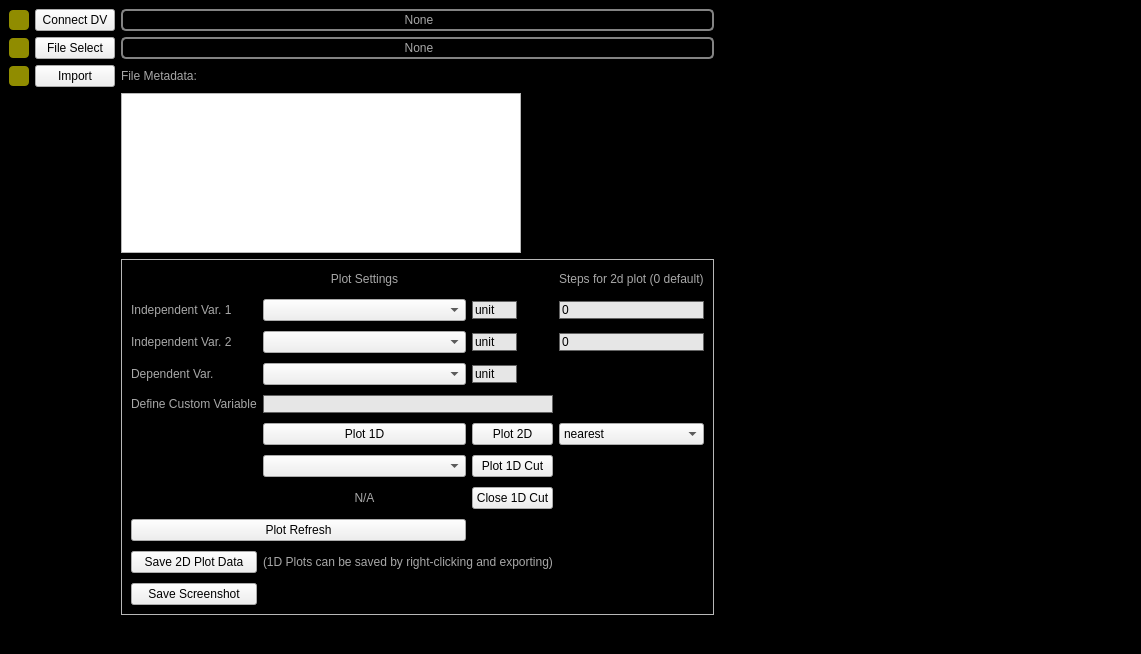
<?xml version="1.0" encoding="UTF-8"?>
<ui version="4.0">
 <class>MainWindow</class>
 <widget class="QMainWindow" name="MainWindow">
  <property name="geometry">
   <rect>
    <x>0</x>
    <y>0</y>
    <width>1141</width>
    <height>650</height>
   </rect>
  </property>
  <property name="sizePolicy">
   <sizepolicy hsizetype="Preferred" vsizetype="Preferred">
    <horstretch>0</horstretch>
    <verstretch>0</verstretch>
   </sizepolicy>
  </property>
  <property name="minimumSize">
   <size>
    <width>0</width>
    <height>0</height>
   </size>
  </property>
  <property name="maximumSize">
   <size>
    <width>16777215</width>
    <height>16777215</height>
   </size>
  </property>
  <property name="windowTitle">
   <string>Data Vault Plotter</string>
  </property>
  <property name="windowIcon">
   <iconset resource="../Resources/DEMONSResources.qrc">
    <normaloff>:/Pictures/Pictures/DemonLogo.png</normaloff>:/Pictures/Pictures/DemonLogo.png</iconset>
  </property>
  <widget class="QWidget" name="centralwidget">
   <property name="sizePolicy">
    <sizepolicy hsizetype="Fixed" vsizetype="Fixed">
     <horstretch>0</horstretch>
     <verstretch>0</verstretch>
    </sizepolicy>
   </property>
   <property name="styleSheet">
    <string notr="true">#centralwidget{
background-color: rgb(0, 0, 0);
}

QLabel{
color:rgb(168,168,168)
}

QLineEdit{
border: 1px solid rgb(100,100,100);
background-color:rgb(230,230,230);
}


</string>
   </property>
   <layout class="QGridLayout" name="gridLayout_3" rowstretch="0,0,0,0,0,0,0,0,0,0" columnstretch="0,0,0,0,0,0,0">
    <item row="1" column="4">
     <widget class="QLabel" name="label_DVFile">
      <property name="styleSheet">
       <string notr="true">color: rgb(168,168,168);
background-color:rgb(0,0,0);
border: 2px solid  rgb(131,131,131);
border-radius: 5px</string>
      </property>
      <property name="text">
       <string>&lt;html&gt;&lt;head/&gt;&lt;body&gt;&lt;p align=&quot;center&quot;&gt;None&lt;/p&gt;&lt;/body&gt;&lt;/html&gt;</string>
      </property>
     </widget>
    </item>
    <item row="0" column="0">
     <widget class="QPushButton" name="pushButton_DVBool">
      <property name="sizePolicy">
       <sizepolicy hsizetype="Preferred" vsizetype="Preferred">
        <horstretch>0</horstretch>
        <verstretch>0</verstretch>
       </sizepolicy>
      </property>
      <property name="minimumSize">
       <size>
        <width>20</width>
        <height>20</height>
       </size>
      </property>
      <property name="maximumSize">
       <size>
        <width>20</width>
        <height>20</height>
       </size>
      </property>
      <property name="styleSheet">
       <string notr="true">#pushButton_DVBool{
background: rgb(144, 140, 0);
 border-radius: 4px;
}</string>
      </property>
      <property name="text">
       <string/>
      </property>
     </widget>
    </item>
    <item row="2" column="0">
     <widget class="QPushButton" name="pushButton_ImportBool">
      <property name="minimumSize">
       <size>
        <width>20</width>
        <height>20</height>
       </size>
      </property>
      <property name="maximumSize">
       <size>
        <width>20</width>
        <height>20</height>
       </size>
      </property>
      <property name="styleSheet">
       <string notr="true">#pushButton_ImportBool{
background: rgb(144, 140, 0);
 border-radius: 4px;
}</string>
      </property>
      <property name="text">
       <string/>
      </property>
     </widget>
    </item>
    <item row="1" column="1">
     <widget class="QPushButton" name="pushButton_DVFile">
      <property name="text">
       <string>File Select</string>
      </property>
     </widget>
    </item>
    <item row="4" column="4">
     <widget class="QFrame" name="frame_PlotSettings">
      <property name="sizePolicy">
       <sizepolicy hsizetype="Fixed" vsizetype="Preferred">
        <horstretch>0</horstretch>
        <verstretch>0</verstretch>
       </sizepolicy>
      </property>
      <property name="styleSheet">
       <string notr="true">#frame_ADC{
border: 1px solid rgb(168,168,168);
border-radius: 5px
}</string>
      </property>
      <property name="frameShape">
       <enum>QFrame::StyledPanel</enum>
      </property>
      <property name="frameShadow">
       <enum>QFrame::Raised</enum>
      </property>
      <layout class="QGridLayout" name="gridLayout_2" columnstretch="3,0,0,0">
       <property name="verticalSpacing">
        <number>10</number>
       </property>
       <item row="8" column="2">
        <widget class="QPushButton" name="pushButton_Close1D">
         <property name="text">
          <string>Close 1D Cut</string>
         </property>
        </widget>
       </item>
       <item row="2" column="0">
        <widget class="QLabel" name="label">
         <property name="sizePolicy">
          <sizepolicy hsizetype="Fixed" vsizetype="Preferred">
           <horstretch>0</horstretch>
           <verstretch>0</verstretch>
          </sizepolicy>
         </property>
         <property name="text">
          <string>Independent Var. 1</string>
         </property>
        </widget>
       </item>
       <item row="7" column="1">
        <widget class="QComboBox" name="comboBox_1DCut">
         <property name="sizePolicy">
          <sizepolicy hsizetype="Minimum" vsizetype="Fixed">
           <horstretch>0</horstretch>
           <verstretch>0</verstretch>
          </sizepolicy>
         </property>
        </widget>
       </item>
       <item row="5" column="1" colspan="2">
        <widget class="QLineEdit" name="lineEdit_Custom"/>
       </item>
       <item row="3" column="1">
        <widget class="QComboBox" name="comboBox_indepy">
         <property name="sizePolicy">
          <sizepolicy hsizetype="Minimum" vsizetype="Fixed">
           <horstretch>0</horstretch>
           <verstretch>0</verstretch>
          </sizepolicy>
         </property>
        </widget>
       </item>
       <item row="6" column="1">
        <widget class="QPushButton" name="pushButton_Plot1D">
         <property name="text">
          <string>Plot 1D</string>
         </property>
        </widget>
       </item>
       <item row="11" column="0">
        <widget class="QPushButton" name="pushButton_SaveWindow">
         <property name="text">
          <string>Save Screenshot</string>
         </property>
        </widget>
       </item>
       <item row="5" column="0">
        <widget class="QLabel" name="label_4">
         <property name="text">
          <string>Define Custom Variable</string>
         </property>
        </widget>
       </item>
       <item row="4" column="1">
        <widget class="QComboBox" name="comboBox_dep">
         <property name="sizePolicy">
          <sizepolicy hsizetype="Minimum" vsizetype="Fixed">
           <horstretch>0</horstretch>
           <verstretch>0</verstretch>
          </sizepolicy>
         </property>
        </widget>
       </item>
       <item row="3" column="2">
        <widget class="QLineEdit" name="lineEdit_unitindepy">
         <property name="maximumSize">
          <size>
           <width>45</width>
           <height>16777215</height>
          </size>
         </property>
         <property name="text">
          <string>unit</string>
         </property>
        </widget>
       </item>
       <item row="2" column="2">
        <widget class="QLineEdit" name="lineEdit_unitindepx">
         <property name="maximumSize">
          <size>
           <width>45</width>
           <height>16777215</height>
          </size>
         </property>
         <property name="text">
          <string>unit</string>
         </property>
        </widget>
       </item>
       <item row="10" column="0">
        <widget class="QPushButton" name="pushButton_Save2D">
         <property name="text">
          <string>Save 2D Plot Data</string>
         </property>
        </widget>
       </item>
       <item row="10" column="1" colspan="2">
        <widget class="QLabel" name="label_5">
         <property name="text">
          <string>(1D Plots can be saved by right-clicking and exporting)</string>
         </property>
        </widget>
       </item>
       <item row="4" column="2">
        <widget class="QLineEdit" name="lineEdit_unitdep">
         <property name="maximumSize">
          <size>
           <width>45</width>
           <height>16777215</height>
          </size>
         </property>
         <property name="text">
          <string>unit</string>
         </property>
        </widget>
       </item>
       <item row="9" column="0" colspan="2">
        <widget class="QPushButton" name="pushButton_plotRefresh">
         <property name="text">
          <string>Plot Refresh</string>
         </property>
        </widget>
       </item>
       <item row="4" column="0">
        <widget class="QLabel" name="label_3">
         <property name="sizePolicy">
          <sizepolicy hsizetype="Minimum" vsizetype="Preferred">
           <horstretch>0</horstretch>
           <verstretch>0</verstretch>
          </sizepolicy>
         </property>
         <property name="text">
          <string>Dependent Var. </string>
         </property>
        </widget>
       </item>
       <item row="8" column="1">
        <widget class="QLabel" name="label_1DCut">
         <property name="text">
          <string>&lt;html&gt;&lt;head/&gt;&lt;body&gt;&lt;p align=&quot;center&quot;&gt;N/A&lt;/p&gt;&lt;/body&gt;&lt;/html&gt;</string>
         </property>
        </widget>
       </item>
       <item row="0" column="1">
        <widget class="QLabel" name="label_10">
         <property name="minimumSize">
          <size>
           <width>20</width>
           <height>20</height>
          </size>
         </property>
         <property name="text">
          <string>Plot Settings</string>
         </property>
         <property name="alignment">
          <set>Qt::AlignCenter</set>
         </property>
        </widget>
       </item>
       <item row="7" column="2">
        <widget class="QPushButton" name="pushButton_AddROIPlot">
         <property name="text">
          <string>Plot 1D Cut</string>
         </property>
        </widget>
       </item>
       <item row="6" column="2">
        <widget class="QPushButton" name="pushButton_Plot2D">
         <property name="text">
          <string>Plot 2D</string>
         </property>
        </widget>
       </item>
       <item row="2" column="1">
        <widget class="QComboBox" name="comboBox_indepx">
         <property name="sizePolicy">
          <sizepolicy hsizetype="Minimum" vsizetype="Fixed">
           <horstretch>0</horstretch>
           <verstretch>0</verstretch>
          </sizepolicy>
         </property>
        </widget>
       </item>
       <item row="3" column="0">
        <widget class="QLabel" name="label_2">
         <property name="text">
          <string>Independent Var. 2</string>
         </property>
        </widget>
       </item>
       <item row="2" column="3">
        <widget class="QLineEdit" name="lineEdit_XPts">
         <property name="text">
          <string>0</string>
         </property>
        </widget>
       </item>
       <item row="3" column="3">
        <widget class="QLineEdit" name="lineEdit_YPts">
         <property name="text">
          <string>0</string>
         </property>
        </widget>
       </item>
       <item row="0" column="3">
        <widget class="QLabel" name="label_6">
         <property name="text">
          <string>Steps for 2d plot (0 default)</string>
         </property>
        </widget>
       </item>
       <item row="6" column="3">
        <widget class="QComboBox" name="comboBox_InterpType">
         <item>
          <property name="text">
           <string>nearest</string>
          </property>
         </item>
         <item>
          <property name="text">
           <string>linear</string>
          </property>
         </item>
         <item>
          <property name="text">
           <string>cubic</string>
          </property>
         </item>
        </widget>
       </item>
      </layout>
     </widget>
    </item>
    <item row="1" column="0">
     <widget class="QPushButton" name="pushButton_FileBool">
      <property name="minimumSize">
       <size>
        <width>20</width>
        <height>20</height>
       </size>
      </property>
      <property name="maximumSize">
       <size>
        <width>20</width>
        <height>20</height>
       </size>
      </property>
      <property name="styleSheet">
       <string notr="true">#pushButton_FileBool{
background: rgb(144, 140, 0);
 border-radius: 4px;
}</string>
      </property>
      <property name="text">
       <string/>
      </property>
     </widget>
    </item>
    <item row="0" column="1">
     <widget class="QPushButton" name="pushButton_ConnectDV">
      <property name="text">
       <string>Connect DV</string>
      </property>
     </widget>
    </item>
    <item row="2" column="4">
     <widget class="QLabel" name="label_11">
      <property name="text">
       <string>File Metadata:</string>
      </property>
     </widget>
    </item>
    <item row="2" column="1">
     <widget class="QPushButton" name="pushButton_ImportData">
      <property name="sizePolicy">
       <sizepolicy hsizetype="Fixed" vsizetype="Fixed">
        <horstretch>0</horstretch>
        <verstretch>0</verstretch>
       </sizepolicy>
      </property>
      <property name="text">
       <string>Import</string>
      </property>
     </widget>
    </item>
    <item row="0" column="4">
     <widget class="QLabel" name="label_DVFolder">
      <property name="styleSheet">
       <string notr="true">color: rgb(168,168,168);
background-color:rgb(0,0,0);
border: 2px solid  rgb(131,131,131);
border-radius: 5px</string>
      </property>
      <property name="text">
       <string>&lt;html&gt;&lt;head/&gt;&lt;body&gt;&lt;p align=&quot;center&quot;&gt;None&lt;/p&gt;&lt;/body&gt;&lt;/html&gt;</string>
      </property>
     </widget>
    </item>
    <item row="3" column="4">
     <widget class="QTextBrowser" name="textBrowser_Comments">
      <property name="maximumSize">
       <size>
        <width>400</width>
        <height>160</height>
       </size>
      </property>
     </widget>
    </item>
    <item row="0" column="5" rowspan="10" colspan="2">
     <layout class="QVBoxLayout" name="Layout_Plot">
      <property name="sizeConstraint">
       <enum>QLayout::SetDefaultConstraint</enum>
      </property>
     </layout>
    </item>
   </layout>
  </widget>
 </widget>
 <resources>
  <include location="../Resources/DEMONSResources.qrc"/>
 </resources>
 <connections/>
</ui>
